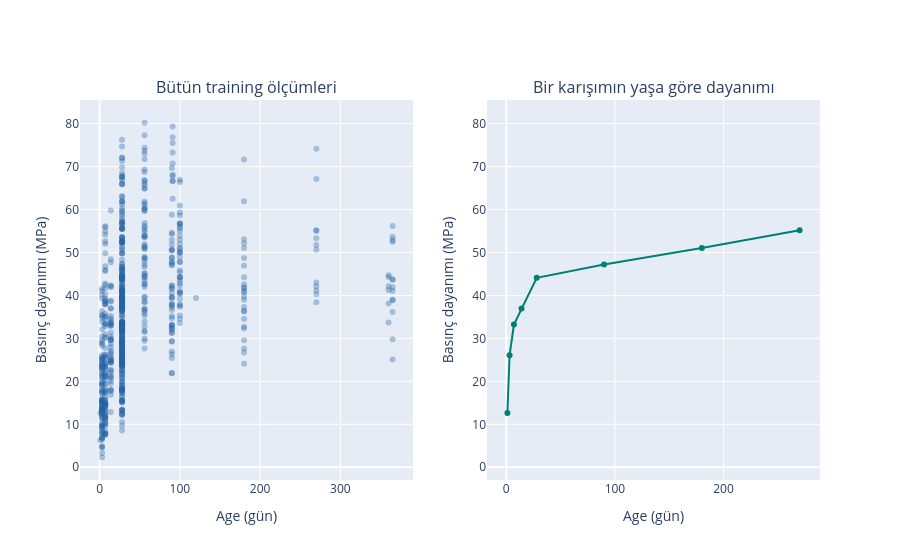

Notebook source saved alongside this figure:
### Markdown cell above
## 4. Keşif ve preprocessing

### 4.1 Beton yaşı ve dayanımı

Solda eğitim kümesindeki tüm ölçümler, sağda en fazla farklı yaşta ölçülen karışımın dayanımı var. Sağdaki grafik, bileşenler sabitken dayanımın yaşla nasıl değiştiğini gösterir. Aynı yaşta birden fazla ölçüm varsa noktada ortalama dayanım gösterilir. Çizgi sabit bir hızla mı yükseliyor?

### Code cell
from plotly.subplots import make_subplots

exploration = pd.DataFrame({"Age": X_train["Age"], "Strength": y_train, "Recipe": train_groups})
age_counts = exploration.groupby("Recipe")["Age"].nunique()
example_recipe = exploration.loc[exploration["Recipe"] == age_counts.idxmax()]
example_recipe = example_recipe.groupby("Age", as_index=False)["Strength"].mean()

fig = make_subplots(rows=1, cols=2, shared_yaxes=True,
                    subplot_titles=["Bütün training ölçümleri", "Bir karışımın yaşa göre dayanımı"])
fig.add_scatter(x=exploration["Age"], y=exploration["Strength"], mode="markers",
                marker={"color": COLOR_TRAIN, "opacity": 0.35}, row=1, col=1)
fig.add_scatter(x=example_recipe["Age"], y=example_recipe["Strength"], mode="lines+markers",
                line={"color": COLOR_AFTER}, row=1, col=2)
fig.update_xaxes(title_text="Age (gün)")
fig.update_yaxes(title_text="Basınç dayanımı (MPa)", row=1, col=1)
fig.update_yaxes(title_text="Basınç dayanımı (MPa)", showticklabels=True, row=1, col=2)
fig.update_layout(showlegend=False)
fig.show()

### Figure 1 — Plotly figure (JSON) as saved in the notebook; plotly's stock layout.template omitted (floating-point values rounded to 4 significant figures; data arrays with more than 128 entries replaced by an {"elided": "..."} marker saying what was removed)
{"data": [{"marker": {"color": "#2563a5", "opacity": 0.35}, "mode": "markers", "type": "scatter", "x": {"elided": "800 int values"}, "xaxis": "x", "y": {"elided": "800 float values"}, "yaxis": "y"}, {"line": {"color": "#007f73"}, "mode": "lines+markers", "type": "scatter", "x": [1, 3, 7, 14, 28, 90, 180, 270], "xaxis": "x2", "y": [12.64, 26.06, 33.21, 36.94, 44.09, 47.22, 51.04, 55.16], "yaxis": "y2"}], "layout": {"annotations": [{"font": {"size": 16}, "showarrow": false, "text": "Bütün training ölçümleri", "x": 0.225, "xanchor": "center", "xref": "paper", "y": 1, "yanchor": "bottom", "yref": "paper"}, {"font": {"size": 16}, "showarrow": false, "text": "Bir karışımın yaşa göre dayanımı", "x": 0.775, "xanchor": "center", "xref": "paper", "y": 1, "yanchor": "bottom", "yref": "paper"}], "showlegend": false, "xaxis": {"anchor": "y", "domain": [0, 0.45], "title": {"text": "Age (gün)"}}, "xaxis2": {"anchor": "y2", "domain": [0.55, 1], "title": {"text": "Age (gün)"}}, "yaxis": {"anchor": "x", "domain": [0, 1], "title": {"text": "Basınç dayanımı (MPa)"}}, "yaxis2": {"anchor": "x2", "domain": [0, 1], "matches": "y", "showticklabels": true, "title": {"text": "Basınç dayanımı (MPa)"}}}}
